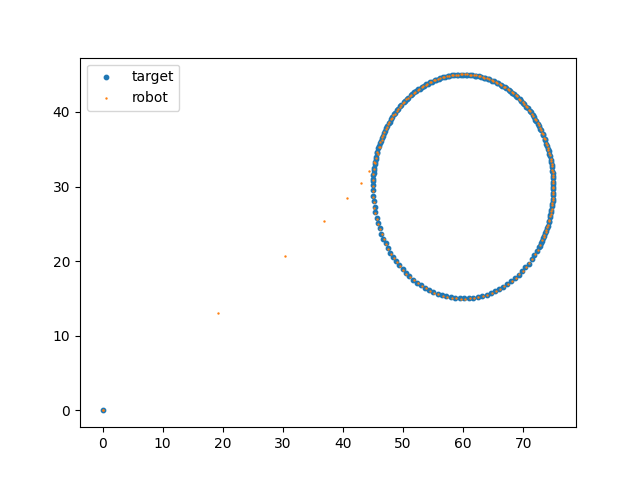

The script that saved this image:
from math import cos, sin, atan2, sqrt, asin
import matplotlib.pyplot as plt
import numpy as np
from numpy.linalg import norm

n = 2
delta_t = 0.05
t = []
for i in np.arange(0, 10 + delta_t, delta_t): t.append(i)
_lambda = 8.5
vr_max = 50
qv = [[0] * n] * len(t)
pv = 1.2
theta_t = [0] * len(t)
qr = [[0] * n] * len(t)
v_rd = [0] * len(t)
theta_r = [0] * len(t)
qrv = [[0] * n] * len(t)
prv = [[0] * n] * len(t)
qrv[0] = np.subtract(qv[0], qr[0])
prv[0] = [pv * cos(theta_t[0]) - v_rd[0] * cos(theta_r[0]), pv * sin(theta_t[0]) - v_rd[0] * sin(theta_r[0])]
noise_mean = 0.5
noise_std = 0.5

for i in range(1, len(t)):
    qv_x = 60 - 15 * cos(t[i]) #+ noise_std * np.random.randn() + noise_mean
    qv_y = 30 + 15 * sin(t[i]) #+ noise_std * np.random.randn() + noise_mean
    qv[i] = [qv_x, qv_y]
    qt_diff =  np.subtract(qv[i], qv[i-1])
    theta_t[i] = atan2(qt_diff[1], qt_diff[0])

    relative = atan2(qrv[i-1][1], qrv[i-1][0])
    v_rd[i] = sqrt(norm(pv)**2 + (2 * _lambda * norm(qrv[i-1]) * norm(pv) * abs(cos(theta_t[i] - relative))) + (_lambda**2 * norm(qrv[i-1])**2))
    theta_r[i] = relative + asin((norm(pv) * sin(theta_t[i] - relative)) / v_rd[i])

    qr[i] = np.add(qr[i-1], np.multiply(v_rd[i] * delta_t, [cos(theta_r[i-1]), sin(theta_r[i-1])]))
    qrv[i] = np.subtract(qv[i], qr[i])
    prv[i] = [pv * cos(theta_t[i]) - v_rd[i] * cos(theta_r[i]), pv * sin(theta_t[i]) - v_rd[i] * sin(theta_r[i])]


qv_x_plot = [qv[j][0] for j in range(len(qv))]
qv_y_plot = [qv[j][1] for j in range(len(qv))]
plt.scatter(qv_x_plot, qv_y_plot, label="target", s=10)

qr_x_plot = [qr[k][0] for k in range(len(qr))]
qr_y_plot = [qr[k][1] for k in range(len(qr))]
plt.scatter(qr_x_plot, qr_y_plot, label="robot", s=0.5)

plt.legend()
plt.savefig("apf.png")
plt.clf()


